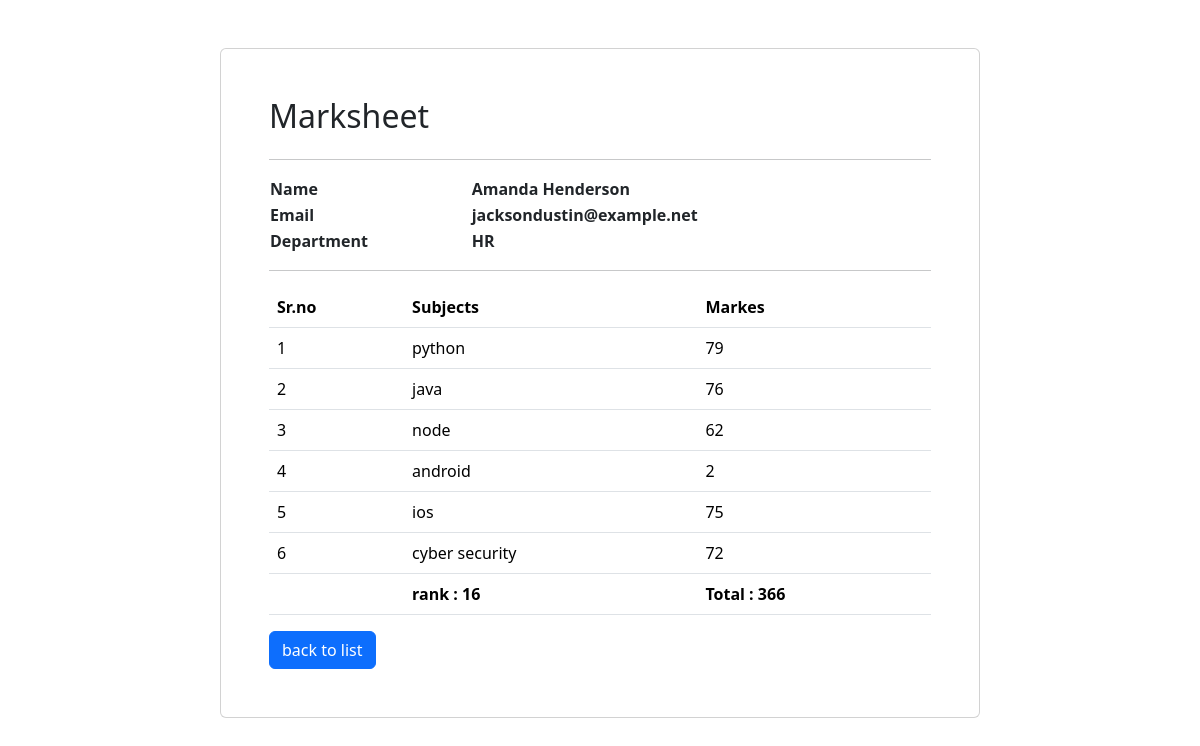
/marksheet?id=2, run on the app's committed database.
### app/models.py (models this page shows)
class marks(models.Model):
    student = models.ForeignKey(student,on_delete=models.CASCADE)
    subject = models.ForeignKey(subject,on_delete=models.CASCADE)
    marks = models.IntegerField(default=0)

class student(models.Model):
    dept = models.ForeignKey(department,on_delete=models.CASCADE)
    stid = models.ForeignKey(stid,on_delete=models.CASCADE)
    name = models.CharField(max_length=20)
    email = models.CharField(max_length=50)
    age = models.IntegerField()

class department(models.Model):
    name = models.CharField(max_length=20)

class subject(models.Model):
    name = models.CharField(max_length=20)

### app/views.py (the view)
# urls.py: path('marksheet',marksheet,name="marksheet")
def marksheet(request):
    id = int(request.GET['id'])
    allstudents = marks.objects.filter(student_id=id)
    sum = allstudents.aggregate(total=Sum("marks"))
    rankstudent = student.objects.annotate(total=Sum("marks__marks")).order_by("-total")
    count=0
    for rank in rankstudent:
        count+=1
        if rank.id==id:
            break
    return render(request,"marksheet.html",{'students':allstudents,'sum':sum,'count':count})

### app/templates/marksheet.html (shortened to what this page needs)
<!DOCTYPE html>
<html lang="en">
<head>
    <link href="https://cdn.jsdelivr.net/npm/bootstrap@5.3.6/dist/css/bootstrap.min.css" rel="stylesheet">
</head>
<body>
    <div class="container">
        <div class="row">
            <div class="col-8 mx-auto card p-5 mt-5">
                <h2>Marksheet</h2>
                <hr>
                <table>
                    <tr>
                        <th>Name</th>
                        <th colspan="2">{{students.0.student.name}}</th>
                    </tr>
                    <tr>
                        <th>Email</th>
                        <th colspan="2">{{students.0.student.email}}</th>
                    </tr>
                    <tr>
                        <th>Department</th>
                        <th colspan="2">{{students.0.student.dept.name}}</th>
                    </tr>
                </table>
                <hr>
                <table class="table">
                    <tr>
                        <th>Sr.no</th>
                        <th>Subjects</th>
                        <th>Markes</th>
                    </tr>
                    {%for student in students%}
                        <tr>
                            <td>{{forloop.counter}}</td>
                            <td>{{student.subject.name}}</td>
                            <td>{{student.marks}}</td>
                        </tr>
                    {%endfor%}
                    <tr>
                        <th></th>
                        <th>rank : {{count}}</th>
                        <th>Total : {{sum.total}}</th>
                    </tr>
                </table>
                <span><a href="{%url 'index'%}" class="btn btn-primary">back to list</a></span>
            </div>
        </div>
    </div>
</body>
</html>

### data on the page
marks: student.name "Amanda Henderson", student.email "jacksondustin@example.net", student.name "HR", subject.name "python", marks "79"
marks: subject.name "java", marks "76"
marks: subject.name "node", marks "62"
marks: subject.name "android", marks "2"
marks: subject.name "ios", marks "75"
marks: subject.name "cyber security", marks "72"

### other printed values
{{ count }} "16"
{{ sum.total }} "366"
